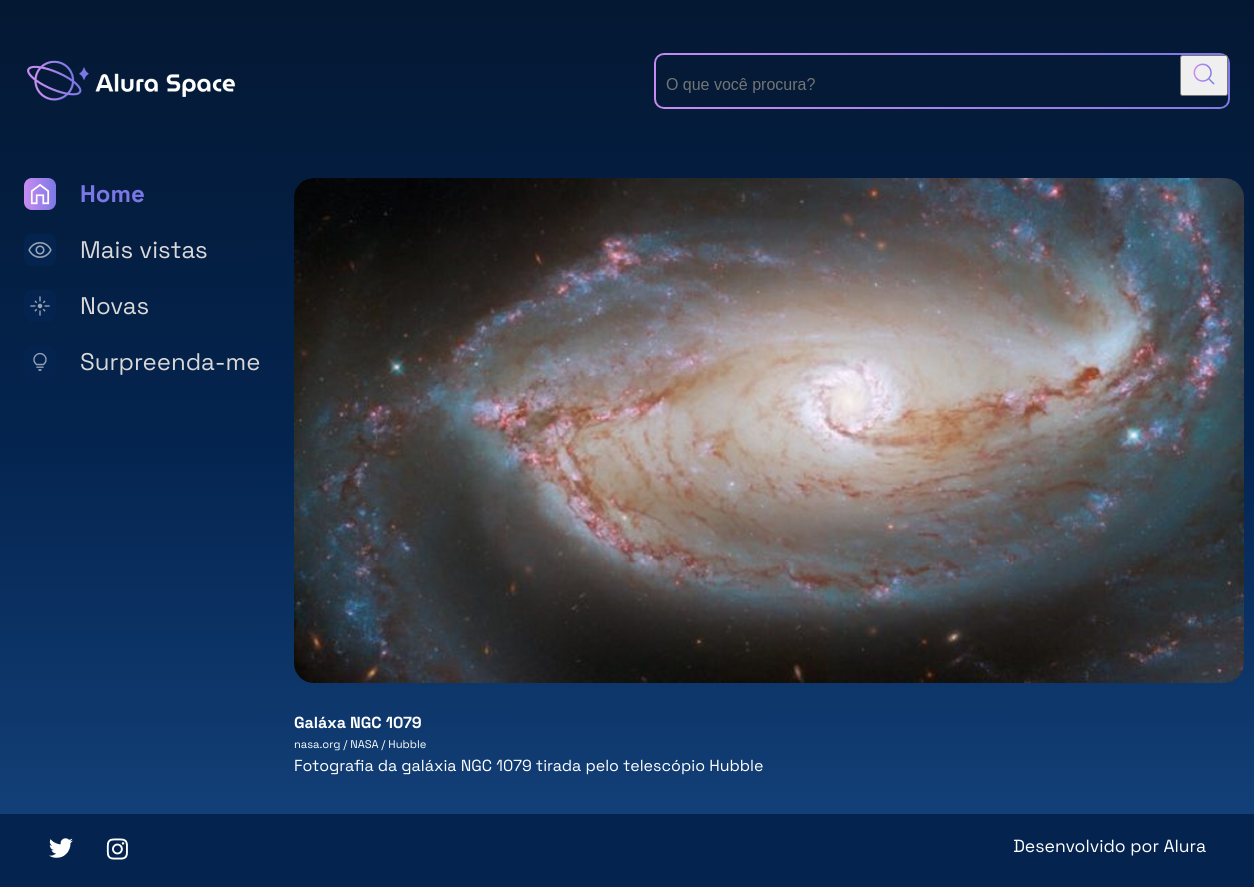
/imagem/2, run on an earlier commit of the app's database.
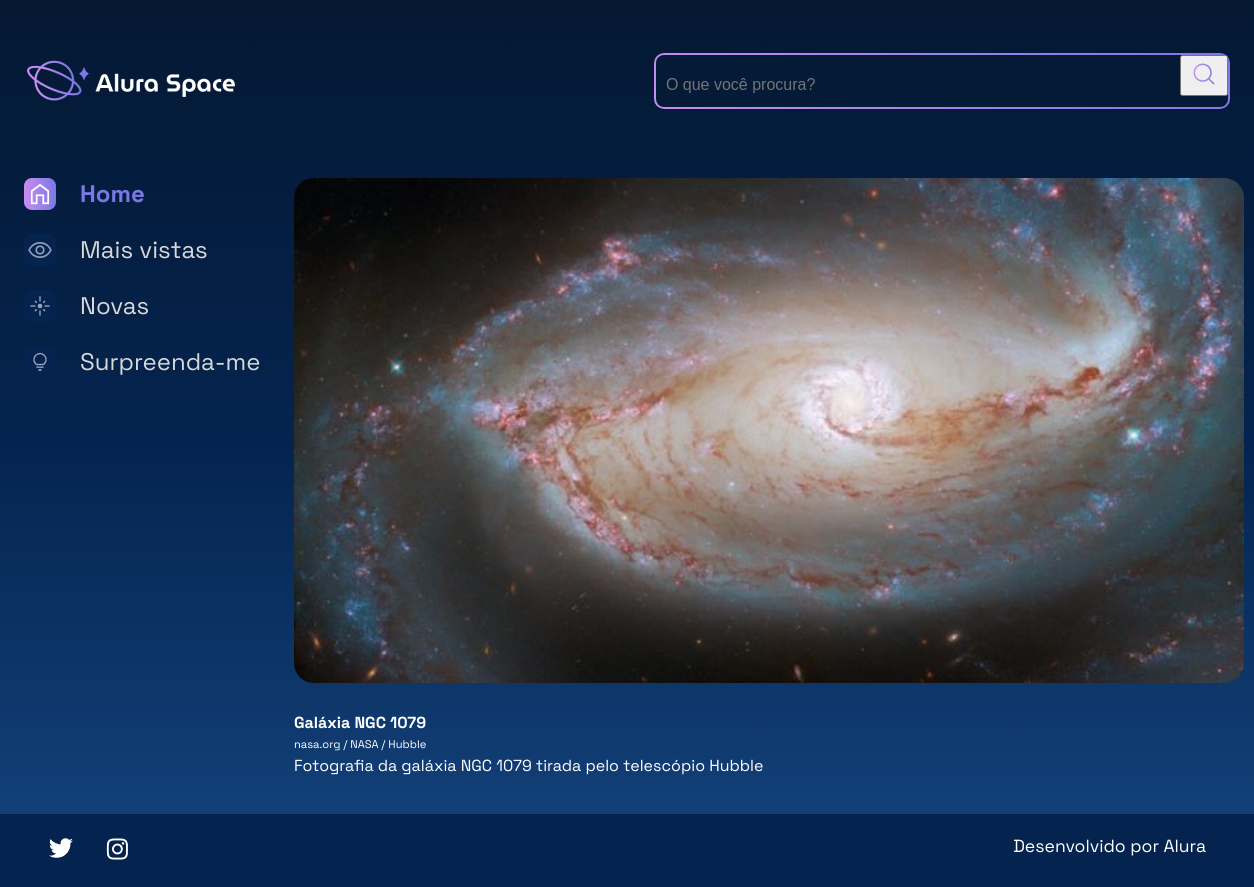
And on a later commit of the database.
### galeria/models.py (models this page shows, shortened)
class Fotografia(models.Model):
    OPCOES_CATEGORIA = [
        ("NEBULOSA", "Nebulosa"),
        ("ESTRELA", "Estrela"),
        ("GALÁXIA", "Galáxia"),
        ("PLANETA", "Planeta"),
    ]
    nome = models.CharField(max_length=100, null=False, blank=False)
    legenda = models.CharField(max_length=150, null=False, blank=False)
    categoria = models.CharField(max_length=100, choices=OPCOES_CATEGORIA, default='')
    descricao = models.TextField(null=False, blank=False)
    foto = models.ImageField(upload_to="fotos/%Y/%m/%d/", blank=True)
    publicada = models.BooleanField(default=False)
    data_fotografia = models.DateTimeField(default=datetime.now, blank = False)

### galeria/views.py (the view)
# urls.py: path('imagem/<int:foto_id>', imagem, name = 'imagem'),
def imagem(request, foto_id):
    fotografia = get_object_or_404(Fotografia, pk=foto_id)
    return render(request, 'galeria/imagem.html', {"fotografia": fotografia})

### templates/galeria/imagem.html
{% extends 'galeria/base.html' %}
{% load static %}
{% block content %}
                <section class="imagem">
                    <div class="imagem__conteudo">
                        {% if fotografia.foto == "" or fotografia.foto == null %}
                        <img class="imagem__imagem" src="{% static '/assets/imagens/galeria/notfound.jpg'%}">
                        {% else %}
                        <img class="imagem__imagem" src="{{ fotografia.foto.url }}">
                        {% endif %}
                        <div class="imagem__info">
                            <div class="imagem__texto">
                                <p class="imagem__titulo">{{ fotografia.nome }}</p>
                                <p class="imagem__descricao">{{ fotografia.legenda }}</p>
                                <p class="imagem__texto">{{ fotografia.descricao }}</p>
                            </div>
                        </div>
                    </div>
                </section>
            </section>
        </main>
    </div>
{% endblock %}

### templates/galeria/base.html (shortened to what this page needs)
{% load static %}
<!DOCTYPE html>
<html lang="pt-br">
<head>
    <link rel="stylesheet" href="{% static 'styles/style.css' %}">
</head>
<body>
    {% include 'galeria/partials/_cabecalho.html' %}
    {% block content %}{% endblock %}
    {% include 'galeria/partials/_footer.html' %}
</body>
</html>

### templates/galeria/partials/_cabecalho.html
{% load static %}
<div class="pagina-inicial">
    <header class="cabecalho">
        <img src="{% static '/assets/logo/Logo(2).png' %}" alt="Logo da Alura Space" />
        <div class="cabecalho__busca">
            <div class="busca__fundo">
                <form action="{% url 'buscar' %}">
                    <input class="busca__input" type="text" name="buscar" placeholder="O que você procura?">
                    <button type="submit">
                        <img class="busca__icone" src="{% static '/assets/ícones/1x/search.png' %}" alt="ícone de search">
                    </button>
                </form>
            </div>
        </div>
    </header>
    <main class="principal">
        <section class="menu-lateral">
            <nav class="menu-lateral__navegacao">
                <a href="{% url 'index' %}"><img src="{% static '/assets/ícones/1x/Home - ativo.png' %}"> Home</a>
                <a href="#"><img src="{% static '/assets/ícones/1x/Mais vistas - inativo.png' %}"> Mais vistas</a>
                <a href="#"><img src="{% static '/assets/ícones/1x/Novas - inativo.png' %}"> Novas</a>
                <a href="#"><img src="{% static '/assets/ícones/1x/Surpreenda-me - inativo.png' %}"> Surpreenda-me</a>
            </nav>
        </section>
        <section class="conteudo">

### templates/galeria/partials/_footer.html
{% load static %}
<footer class="rodape">
    <div class="rodape__icones">
        <a href="https://twitter.com/AluraOnline" target=”_blank” >
            <img src="{% static '/assets/ícones/1x/twitter.png' %}" alt="ícone twitter">
        </a>
        <a href="https://www.instagram.com/aluraonline/" target=”_blank” >
            <img src="{% static '/assets/ícones/1x/instagram.png' %}" alt="ícone instagram">
        </a>
    </div>
    <p class="rodape__texto">Desenvolvido por Alura</p>
</footer>

### setup/static/styles/style.css (style rules this page uses)
html, body, div, span, applet, object, iframe, h1, h2, h3, h4, h5, h6, p, blockquote, pre, a, abbr, acronym, address, big, cite, code, del, dfn, em, img, ins, kbd, q, s, samp, small, strike, strong, sub, sup, tt, var, b, u, i, center, dl, dt, dd, ol, ul, li, fieldset, form, label, legend, table, caption, tbody, tfoot, thead, tr, th, td, article, aside, canvas, details, embed, figure, figcaption, footer, header, hgroup, menu, nav, output, ruby, section, summary, time, mark, audio, video { margin: 0; padding: 0; border: 0; font-size: 100%; font: inherit; vertical-align: baseline; }
article, aside, details, figcaption, figure, footer, header, hgroup, menu, nav, section { display: block; }
body { line-height: 1; font-family: 'Space Grotesk', sans-serif; min-height: 100vh; background: linear-gradient(#041833,#04244F,#154580); background-repeat: no-repeat; background-position: center; background-size: cover; }
.cabecalho { align-items: center; display: flex; justify-content: space-between; margin: 1.5rem 0 4rem 0; }
.cabecalho__busca { align-items: center; border-radius: 10px; background: linear-gradient(45deg, #C98CF1,#7B78E5); display: flex; height: auto; justify-content: space-between; padding: 2px; width: auto; }
.busca__fundo { align-items: center; background-color: #041A37; border-radius: 8px; display: flex; margin: 0 auto; width: 100%; }
.busca__input { align-items: center; background-color: transparent; border: none; font-size: 1rem; height: 24px; padding: 10px; width: 500px; }
.busca__icone { cursor: pointer; width: 2rem; height: 2rem; }
.imagem { display: flex; justify-content: center; align-items: center; }
.imagem__conteudo { background-color: transparent; display: flex; flex-direction: column; border-radius: 20px 20px 0 0; width: 950px; }
.imagem__imagem { width: 100%; border-radius: 20px; }
.imagem__info { font-size: 1.2rem; display: flex; justify-content: space-between; align-items: center; margin-bottom: 1rem; margin-top: 1rem; }
.imagem__texto { display: flex; flex-direction: column; justify-content: space-between; color: #FFFFFF; margin-top: 0.5rem; }
.imagem__titulo { font-weight: bold; line-height: 2rem; color: #FFFFFF; }
.imagem__texto { font-size: 1rem; }
.imagem__descricao { font-size: 0.7rem; }
.menu-lateral { padding-right: 1.5rem; box-sizing: border-box; min-width: 270px; }
.menu-lateral__navegacao { display: flex; flex-direction: column; }
.menu-lateral__navegacao a { font-family: 'Space Grotesk', sans-serif; align-items: center; display: flex; margin-bottom: 1.5rem; text-decoration: none; color: #D9D9D9; font-size: 24px; }
.menu-lateral__navegacao a:first-child { font-weight: bold; color: #7B78E5; }
.menu-lateral__navegacao img { margin-right: 1.5rem; }
.pagina-inicial { max-width: 1440px; padding: 1.5rem; margin: 0 auto; }
.principal { display: flex; justify-content: space-between; }
.rodape { background-color: #04244F; width: 100%; padding: 1.5rem 3rem; box-sizing: border-box; display: flex; justify-content: space-between; color: #FFFFFF; }
.rodape__icones { width: 80px; display: flex; justify-content: space-between; }
.rodape__texto { font-size: 1.1rem; }

What changed in the data, as far as the page shows it:
changed Fotografia "Fotografia da galáxia NGC 1079 tirada pelo telescópio Hubble": nome "Galáxa NGC 1079" → "Galáxia NGC 1079"
